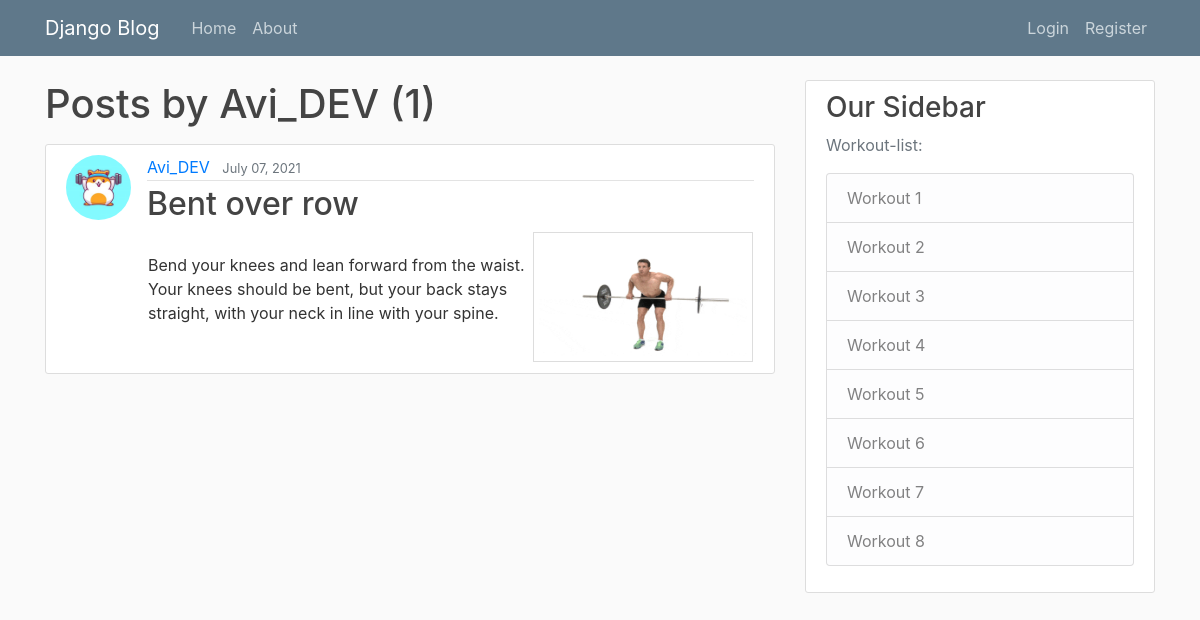
The page /user/Avi_DEV on the database as committed earlier.
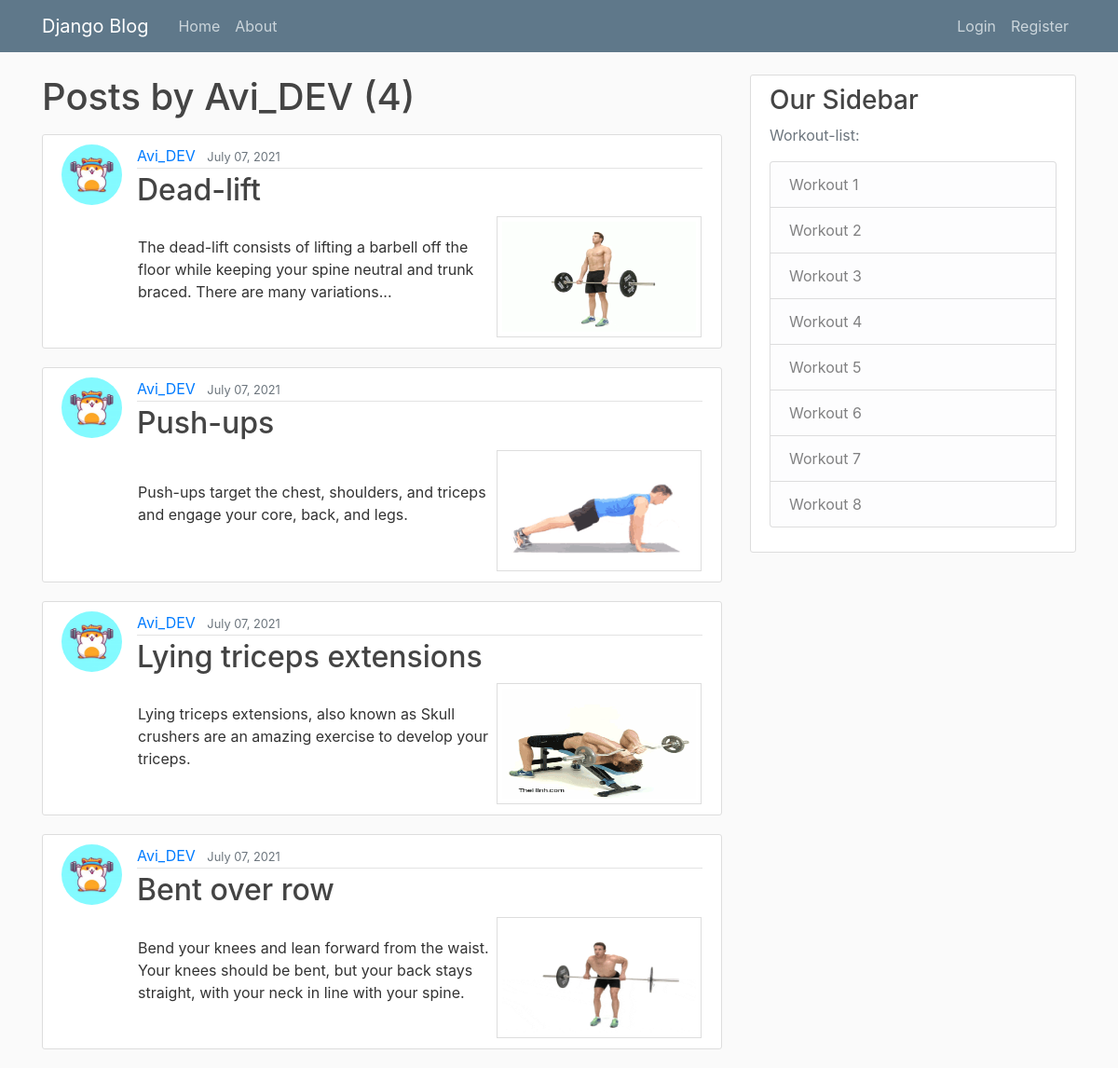
The same page on the database as committed later.
### blog/models.py (models this page shows, shortened)
class Post(models.Model):
    title = models.CharField(max_length=100)
    header_image = models.ImageField(null=True, blank=True, upload_to="images/")
    content = models.TextField()
    date_posted = models.DateTimeField(default=timezone.now)
    author = models.ForeignKey(User, on_delete=models.CASCADE)

### users/models.py (models this page shows, shortened)
class Profile(models.Model):
    user = models.OneToOneField(User, on_delete=models.CASCADE)
    image = models.ImageField(default='default.jpg', upload_to='profile_pics')

### blog/views.py (the view)
# urls.py: path('user/<str:username>', UserPostListView.as_view(), name='user-posts'),
class UserPostListView(ListView):
    model = Post
    template_name = 'blog/user_posts.html'  # <app>/<model>_<viewtype>.html
    context_object_name = 'posts'
    paginate_by = 5
    def get_queryset(self):
        user = get_object_or_404(User, username=self.kwargs.get('username'))
        return Post.objects.filter(author=user).order_by('-date_posted')

### blog/templates/blog/user_posts.html (shortened to what this page needs)
{% extends "blog/base.html" %}
{% block content %}
    <h1 class="mb-3">Posts by {{ view.kwargs.username }} ({{ page_obj.paginator.count }})</h1>
    {% for post in posts %}
        <article class="media content-section">
          <img class="rounded-circle article-img" src="{{ post.author.profile.image.url }}">
          <div class="media-body">
            <div class="article-metadata">
              <a class="mr-2" href="{% url 'user-posts' post.author.username %}">{{ post.author }}</a>
              <small class="text-muted">{{ post.date_posted|date:"F d, Y" }}</small>
            </div>
            <h2><a class="article-title" href="{% url 'post-detail' post.id %}">{{ post.title }}</a></h2>
            <table>
            <tr>
              <td width=70%>
                <p class="article-content">{{ post.content }}</p>
              </td>
              <td width=30% align="right">
                  <div class="exercise" <a target="_blank" href="{{post.header_image.url}}">
                  <img style="border: 1px solid #ddd;
                  padding: 5px;
                  height:130px;
                  width: 220px;" src="{{post.header_image.url}}"  alt="exercise">
                  </a></div>
              </td>
              </tr>
            </table>
          </div>
        </article>
    {% endfor %}
{% endblock content %}

### blog/templates/blog/base.html (shortened to what this page needs)
{% load static %}
<!DOCTYPE html>
<html>
<head>
    <link rel="stylesheet" href="https://maxcdn.bootstrapcdn.com/bootstrap/4.0.0/css/bootstrap.min.css">
    <link rel="stylesheet" type="text/css" href="{% static 'blog/main.css' %}">
</head>
<body>
    <header class="site-header">
      <nav class="navbar navbar-expand-md navbar-dark bg-steel fixed-top">
        <div class="container">
          <a class="navbar-brand mr-4" href="{% url 'blog-home' %}">Django Blog</a>
          <div class="collapse navbar-collapse" id="navbarToggle">
            <div class="navbar-nav mr-auto">
              <a class="nav-item nav-link" href="{% url 'blog-home' %}">Home</a>
              <a class="nav-item nav-link" href="{% url 'blog-about' %}">About</a>
            </div>
            <div class="navbar-nav">
              {% if user.is_authenticated %}
                <a class="nav-item nav-link" href="{% url 'post-create' %}">New Post</a>
                <a class="nav-item nav-link" href="{% url 'profile' %}">Profile</a>
                <a class="nav-item nav-link" href="{% url 'logout' %}">Logout</a>
              {% else %}
                <a class="nav-item nav-link" href="{% url 'login' %}">Login</a>
                <a class="nav-item nav-link" href="{% url 'register' %}">Register</a>
              {% endif %}
            </div>
          </div>
        </div>
      </nav>
    </header>
    <main role="main" class="container">
      <div class="row">
        <div class="col-md-8">
          {% block content %}{% endblock %}
        </div>
        <div class="col-md-4">
          <div class="content-section">
            <h3>Our Sidebar</h3>
            <p class='text-muted'>Workout-list:
              <ul class="list-group">
                <li class="list-group-item list-group-item-light">Workout 1</li>
                <li class="list-group-item list-group-item-light">Workout 2</li>
                <li class="list-group-item list-group-item-light">Workout 3</li>
                <li class="list-group-item list-group-item-light">Workout 4</li>
                <li class="list-group-item list-group-item-light">Workout 5</li>
                <li class="list-group-item list-group-item-light">Workout 6</li>
                <li class="list-group-item list-group-item-light">Workout 7</li>
                <li class="list-group-item list-group-item-light">Workout 8</li>
              </ul>
            </p>
          </div>
        </div>
      </div>
    </main>
</body>
</html>

### blog/static/blog/main.css (style rules this page uses)
body { background: #fafafa; color: #333333; margin-top: 5rem; }
h1, h2, h3, h4, h5, h6 { color: #444444; }
ul { margin: 0; }
.bg-steel { background-color: #5f788a; }
.site-header .navbar-nav .nav-link { color: #cbd5db; }
.content-section { background: #ffffff; padding: 10px 20px; border: 1px solid #dddddd; border-radius: 3px; margin-bottom: 20px; }
.article-title { color: #444444; }
.article-content { white-space: pre-line; }
.article-img { height: 65px; width: 65px; margin-right: 16px; }
.article-metadata { padding-bottom: 1px; margin-bottom: 4px; border-bottom: 1px solid #e3e3e3 }

Rows that differ between the two databases and show on the page:
added Post: author.profile.image (picture), author "Avi_DEV", date_posted "July 07, 2021", title "Dead-lift", content "The dead-lift consists of lifting a barbell off the floor while keeping your spine neutral and trunk braced. There are many variations...", header_image (picture)
added Post: author.profile.image (picture), author "Avi_DEV", date_posted "July 07, 2021", title "Push-ups", content "Push-ups target the chest, shoulders, and triceps and engage your core, back, and legs.", header_image (picture)
added Post: author.profile.image (picture), author "Avi_DEV", date_posted "July 07, 2021", title "Lying triceps extensions", content "Lying triceps extensions, also known as Skull crushers are an amazing exercise to develop your triceps.", header_image (picture)
Other text that changed with them:
{{ page_obj.paginator.count }}: "1" → "4"
